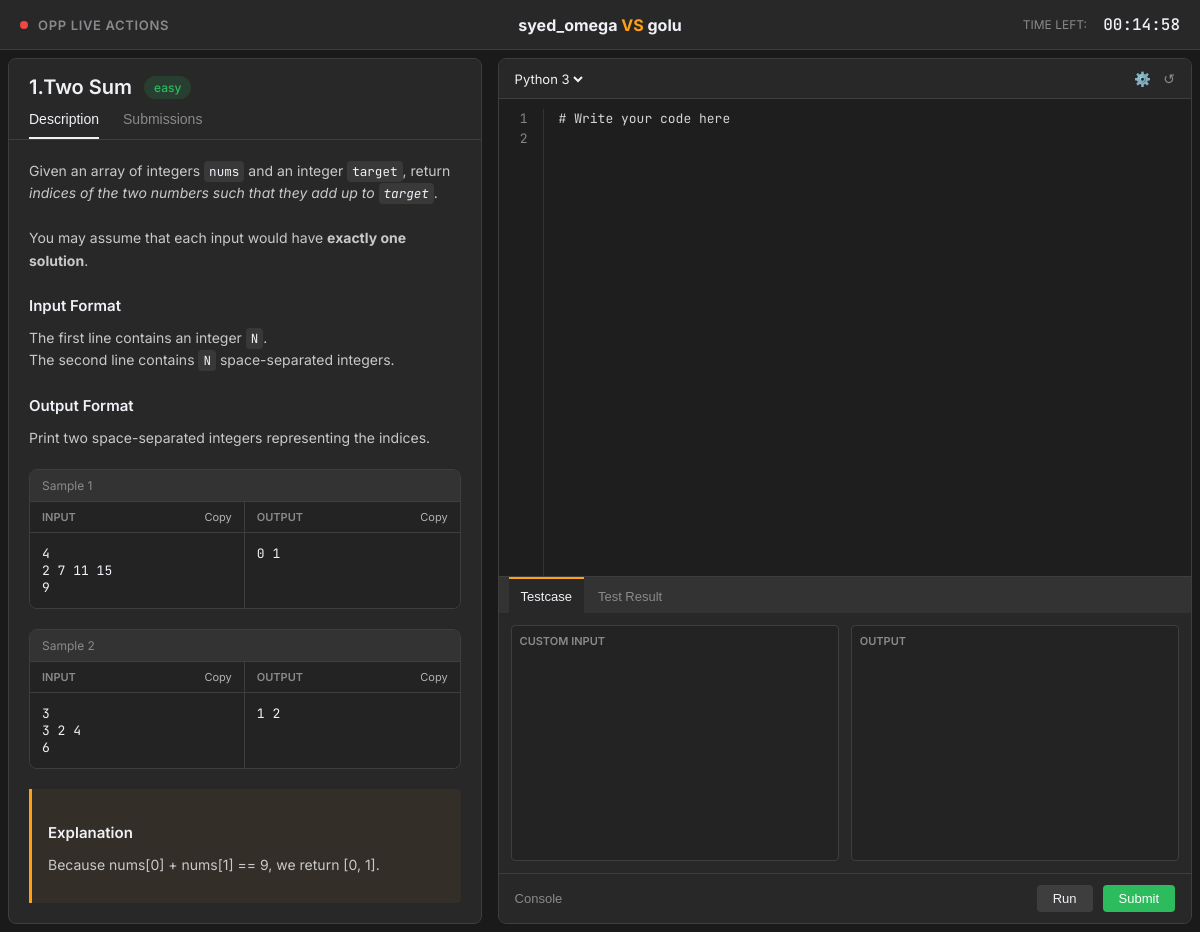
/battle/battle_arena/852206de-65cc-42a5-b886-55ac5cc19ad5/ (signed in), run on the app's committed database.
### battle/models.py (models this page shows, shortened)
class Problems(models.Model):
    title = models.CharField(max_length=255)
    description = models.TextField()
    difficulty = models.CharField(max_length=10, choices=[('easy', 'Easy'), ('medium', 'Medium'), ('hard', 'Hard')])
    input_format = models.TextField(default="No format provided")
    output_format = models.TextField(default="No format provided")
    samples = models.JSONField(default=list)
    explanation = models.TextField(null=True, blank=True)
    created_at = models.DateTimeField(auto_now_add=True)

### battle/views.py (the view)
# urls.py: path('battle_arena/<str:battle_id>/', views.battle_arena, name='battle_arena'),
@login_required(login_url='login')
def battle_arena(request,battle_id):
    battle = Battle.objects.filter(id=battle_id).first()
    if not battle:
        return HttpResponse("Battle does not exist")
    if battle.status.lower() == 'done':
        return HttpResponse("Battle is done for. Go find a job")
    if request.user != battle.user_a and request.user != battle.user_b:
        return HttpResponse("Cheating User? Yes Papa!")
    question = battle.problem
    user_a = battle.user_a if request.user == battle.user_a else battle.user_b
    user_b = battle.user_a if user_a != battle.user_a else battle.user_b
    return render(request,'battle/index.html',{'battle_id':battle_id, 'question':question, 'user_a':user_a, 'user_b':user_b})

### battle/templates/battle/index.html (shortened to what this page needs)
{% extends 'battle/base.html' %}
{% load static %}
{% block content %}
<nav class="navbar">
    <div class="nav-left">
        <div class="opp-status-container">
            <div class="pulse-dot"></div>
            <span class="opp-text">OPP LIVE ACTIONS</span>
        </div>
    </div>
    <div class="nav-center">
        <span class="vs-text">{{ user_a.username }} <span class="vs-accent">VS</span> {{ user_b.username }}</span>
    </div>
    <div class="nav-right">
        <span class="timer-label">TIME LEFT:</span>
        <span class="timer-value" id="timer">00:15:00</span>
    </div>
</nav>
<div class="workspace">
    <div class="pane pane-left" id="leftPane">
        <div class="problem-header">
            <div class="problem-title-row">
                <h1 class="problem-title" id="problemTitle"><span id="problemId">{{ question.id }}.</span>{{ question.title }}</h1>
                <span class="badge diff-easy" id="problemDifficulty">{{ question.difficulty }}</span>
            </div>
            <div class="problem-tabs">
                <button class="tab-btn active" data-tab="desc">Description</button>
                <button class="tab-btn" data-tab="submissions">Submissions</button>
            </div>
        </div>
        <div class="problem-content scroll-container">
            <div id="desc" class="tab-content active">
                <div class="p-text">
                    {{ question.description|safe }}
                </div>
                <h3 class="section-title">Input Format</h3>
                <p class="p-text">{{ question.input_format|safe }}</p>
                <h3 class="section-title">Output Format</h3>
                <p class="p-text">{{ question.output_format|safe }}</p>
                {% for sample in question.samples %}
                <div class="sample-case">
                    <div class="sample-header">
                        <span>Sample {{ forloop.counter }}</span>
                    </div>
                    <div class="io-grid">
                        <div class="io-block">
                            <div class="io-title-row">
                                <span class="io-label">Input</span>
                                <span class="copy-btn" data-target="input">Copy</span>
                            </div>
                            <pre class="io-content">{{ sample.input }}</pre>
                        </div>
                        <div class="io-block">
                            <div class="io-title-row">
                                <span class="io-label">Output</span>
                                <span class="copy-btn" data-target="output">Copy</span>
                            </div>
                            <pre class="io-content">{{ sample.output }}</pre>
                        </div>
                    </div>
                </div>
                {% endfor %}
                {% if question.explanation %}
                <div class="explanation-box">
                    <h3 class="section-title">Explanation</h3>
                    <p class="p-text">{{ question.explanation|safe }}</p>
                </div>
                {% endif %}
            </div>
        </div>
    </div>
    <div class="resizer resizer-horizontal" id="dragHandle"></div>
    <div class="pane pane-right" id="rightPane">
        <div class="editor-section" id="editorSection">
            <div class="editor-toolbar">
                <div class="lang-selector-container">
                    <select class="lang-select">
                        <option value="python">Python 3</option>
                    </select>
                </div>
                <div class="editor-actions">
                    <button class="icon-btn" title="Settings">⚙️</button>
                    <button class="icon-btn" title="Reset Code">↺</button>
                </div>
            </div>
            <div class="monaco-placeholder editable-monaco">
                <div class="line-numbers" id="lineNumbers">
                </div>
                <textarea class="code-area-input" id="codeEditor" spellcheck="false">
# Write your code here
</textarea>
            </div>
        </div>
        <div class="resizer resizer-vertical" id="dragHandleVertical"></div>
        <div class="bottom-section" id="bottomSection">
            <div class="testcase-panel-header">
                <div class="tc-tabs">
                    <button class="tc-tab active" data-target="tc-input">Testcase</button>
                    <button class="tc-tab" data-target="tc-result">Test Result</button>
                </div>
            </div>
            <div class="testcase-body">
                <div id="tc-input" class="tc-view active">
                    <div class="tc-split-view">
                        <div class="tc-box">
                            <label class="io-label">Custom Input</label>
                            <textarea class="tc-textarea" spellcheck="false">
</textarea>
                        </div>
                        <div class="tc-box">
                            <label class="io-label">Output</label>
                            <textarea class="tc-textarea readonly" readonly spellcheck="false"></textarea>
                        </div>
                    </div>
                </div>
            </div>
            <div class="action-bar-footer">
                <button class="btn-console">Console</button>
                <div class="run-submit-group">
                    <button class="btn-run">Run</button>
                    <button class="btn-submit">Submit</button>
                </div>
            </div>
        </div>
    </div>
</div>
{% endblock %}

### battle/templates/battle/base.html (shortened to what this page needs)
{% load static %}
<!DOCTYPE html>
<html lang="en">
<head>
    <link rel="stylesheet" href="{% static 'battle/css/style.css' %}">
</head>
<body>
    {% block content %}
    {% endblock %}
</body>
</html>

### battle/templates/battle/base.html (style rules this page uses)
body { background-color: #1a1a1a; color: #eff1f6; margin: 0; font-family: 'Inter', system-ui, -apple-system, sans-serif; overflow: hidden; }

### data on the page
Problems: id "1", title "Two Sum", difficulty "easy", description "Given an array of integers nums and an integer target , return indices of the two numbers such that they add up to target . You may assume that each input would have exactly one solution .", input_format "The first line contains an integer N . The second line contains N space-separated integers.", output_format "Print two space-separated integers representing the indices.", explanation "Because nums[0] + nums[1] == 9, we return [0, 1]."

### other printed values
{{ user_a.username }} "syed_omega"
{{ user_b.username }} "golu"
{{ sample.input }} "4 2 7 11 15 9" "3 3 2 4 6"
{{ sample.output }} "0 1" "1 2"
